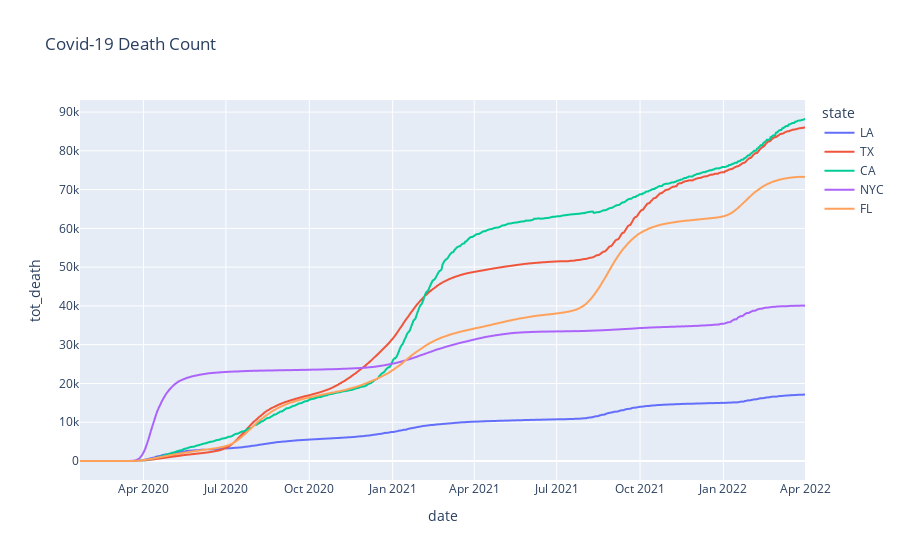

Source (notebook cell):
### Code cell
px.line(big_states_df, x="date", y="tot_death", title="Covid-19 Death Count", color="state")

### Figure 1 — Plotly figure (JSON) as saved in the notebook; plotly's stock layout.template omitted (floating-point values rounded to 4 significant figures; data arrays with more than 128 entries replaced by an {"elided": "..."} marker saying what was removed)
{"data": [{"hovertemplate": "state=LA<br>date=%{x}<br>tot_death=%{y}<extra></extra>", "legendgroup": "LA", "line": {"color": "#636efa", "dash": "solid"}, "marker": {"symbol": "circle"}, "mode": "lines", "name": "LA", "showlegend": true, "type": "scattergl", "x": {"elided": "801 str values"}, "xaxis": "x", "y": {"elided": "801 int values"}, "yaxis": "y"}, {"hovertemplate": "state=TX<br>date=%{x}<br>tot_death=%{y}<extra></extra>", "legendgroup": "TX", "line": {"color": "#EF553B", "dash": "solid"}, "marker": {"symbol": "circle"}, "mode": "lines", "name": "TX", "showlegend": true, "type": "scattergl", "x": {"elided": "801 str values"}, "xaxis": "x", "y": {"elided": "801 int values"}, "yaxis": "y"}, {"hovertemplate": "state=CA<br>date=%{x}<br>tot_death=%{y}<extra></extra>", "legendgroup": "CA", "line": {"color": "#00cc96", "dash": "solid"}, "marker": {"symbol": "circle"}, "mode": "lines", "name": "CA", "showlegend": true, "type": "scattergl", "x": {"elided": "801 str values"}, "xaxis": "x", "y": {"elided": "801 int values"}, "yaxis": "y"}, {"hovertemplate": "state=NYC<br>date=%{x}<br>tot_death=%{y}<extra></extra>", "legendgroup": "NYC", "line": {"color": "#ab63fa", "dash": "solid"}, "marker": {"symbol": "circle"}, "mode": "lines", "name": "NYC", "showlegend": true, "type": "scattergl", "x": {"elided": "801 str values"}, "xaxis": "x", "y": {"elided": "801 int values"}, "yaxis": "y"}, {"hovertemplate": "state=FL<br>date=%{x}<br>tot_death=%{y}<extra></extra>", "legendgroup": "FL", "line": {"color": "#FFA15A", "dash": "solid"}, "marker": {"symbol": "circle"}, "mode": "lines", "name": "FL", "showlegend": true, "type": "scattergl", "x": {"elided": "801 str values"}, "xaxis": "x", "y": {"elided": "801 int values"}, "yaxis": "y"}], "layout": {"legend": {"title": {"text": "state"}, "tracegroupgap": 0}, "title": {"text": "Covid-19 Death Count"}, "xaxis": {"anchor": "y", "domain": [0, 1], "title": {"text": "date"}}, "yaxis": {"anchor": "x", "domain": [0, 1], "title": {"text": "tot_death"}}}}
